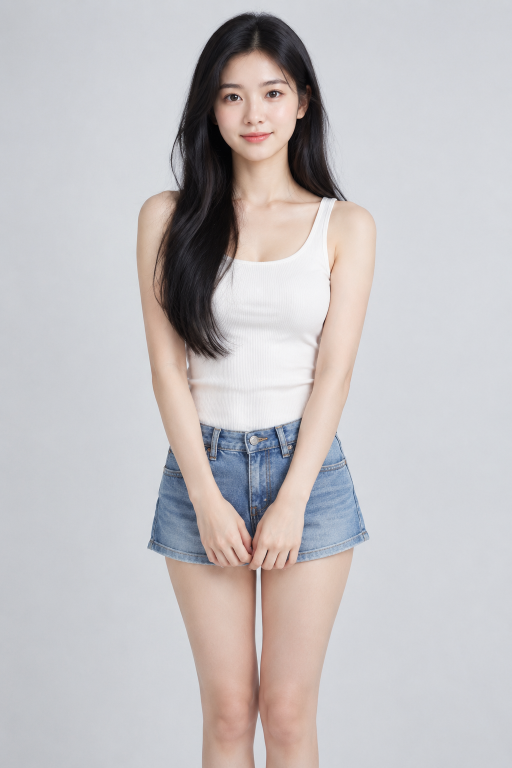
#> input picture assets/生成候选/av_0e8ffa6323bb/img_c3fc44cca621.png, 1024 x 1536 px (shown at 1/2 size)
$ python -i cover_assets.py   (imports and definitions only)
#> lines starting #> are read from the running program, lines starting #| are printed output that depends on the picture
"""将已确认封面派生为平台比例；完整保留前景，不改原图或交付清单。"""
from __future__ import annotations

import hashlib
from io import BytesIO
from pathlib import Path
from tempfile import NamedTemporaryFile

from PIL import Image, ImageEnhance, ImageFilter, ImageOps


OUTPUT_ROOT = Path(__file__).resolve().parents[2] / 'runtime/publish/prepared-covers'


def prepare_cover_assets(source: Path) -> dict[str, Path]:
    original = Path(source).read_bytes()
    digest = hashlib.sha256(original).hexdigest()
    with Image.open(BytesIO(original)) as opened:
        image = ImageOps.exif_transpose(opened).convert('RGB')
        image.load()

    output_dir = OUTPUT_ROOT / digest
    output_dir.mkdir(parents=True, exist_ok=True)
    outputs = {}
    for kind, size in {'portrait': (1080, 1440), 'landscape': (1440, 1080)}.items():
        background = ImageOps.fit(image, size, method=Image.Resampling.LANCZOS)
        background = background.filter(ImageFilter.GaussianBlur(radius=40))
        background = ImageEnhance.Brightness(background).enhance(0.65)
        foreground = ImageOps.contain(image, size, method=Image.Resampling.LANCZOS)
        background.paste(foreground, ((size[0] - foreground.width) // 2,
                                      (size[1] - foreground.height) // 2))
        destination = output_dir / (kind + '.jpg')
        with NamedTemporaryFile(dir=output_dir, prefix=kind + '-', suffix='.tmp', delete=False) as handle:
            temporary = Path(handle.name)
        try:
            background.save(temporary, format='JPEG', quality=92, subsampling=0)
            temporary.replace(destination)
        finally:
            temporary.unlink(missing_ok=True)
        outputs[kind] = destination
    return outputs

>>> import cv2
>>> picture = cv2.imread('../../../../assets/生成候选/av_0e8ffa6323bb/img_c3fc44cca621.png', cv2.IMREAD_GRAYSCALE)
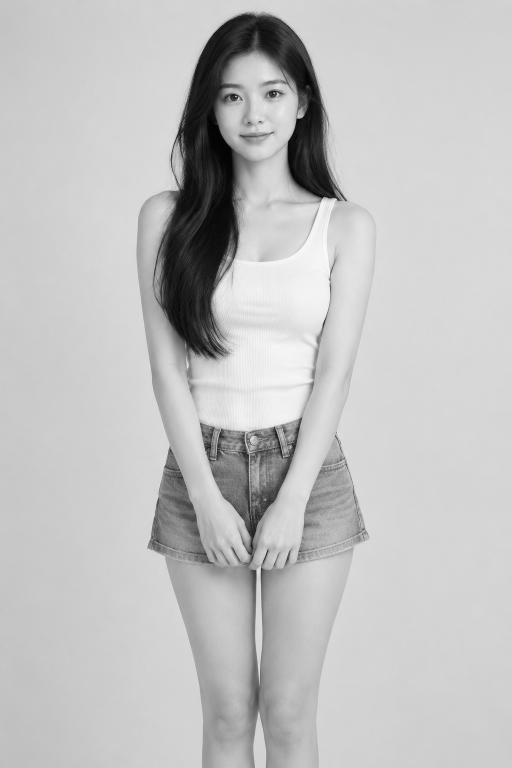
#> picture: shape (1536, 1024) (shown at 1/2 size); min 0, max 252, mean 192.7
#> (the run stopped early here; a loop or call above may not have finished)
